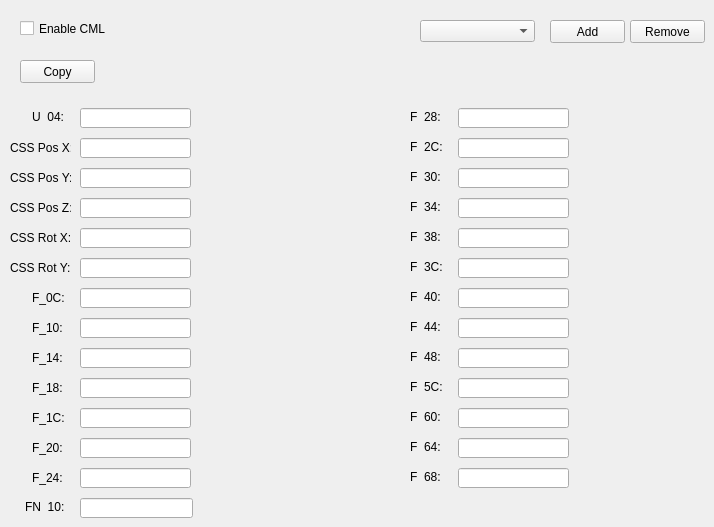
    <widget class="QWidget" name="cmlTab">
     <property name="autoFillBackground">
      <bool>true</bool>
     </property>
     <attribute name="title">
      <string>CML</string>
     </attribute>
     <widget class="QCheckBox" name="cmlCheck">
      <property name="geometry">
       <rect>
        <x>20</x>
        <y>20</y>
        <width>121</width>
        <height>17</height>
       </rect>
      </property>
      <property name="text">
       <string>Enable CML</string>
      </property>
     </widget>
     <widget class="QComboBox" name="cmlCostComboBox">
      <property name="geometry">
       <rect>
        <x>420</x>
        <y>20</y>
        <width>115</width>
        <height>22</height>
       </rect>
      </property>
     </widget>
     <widget class="QPushButton" name="cmlAddButton">
      <property name="geometry">
       <rect>
        <x>550</x>
        <y>20</y>
        <width>75</width>
        <height>23</height>
       </rect>
      </property>
      <property name="text">
       <string>Add</string>
      </property>
     </widget>
     <widget class="QPushButton" name="cmlRemoveButton">
      <property name="geometry">
       <rect>
        <x>630</x>
        <y>20</y>
        <width>75</width>
        <height>23</height>
       </rect>
      </property>
      <property name="text">
       <string>Remove</string>
      </property>
     </widget>
     <widget class="QToolButton" name="cmlCopyButton">
      <property name="geometry">
       <rect>
        <x>20</x>
        <y>60</y>
        <width>75</width>
        <height>23</height>
       </rect>
      </property>
      <property name="text">
       <string>Copy</string>
      </property>
      <property name="popupMode">
       <enum>QToolButton::InstantPopup</enum>
      </property>
      <property name="toolButtonStyle">
       <enum>Qt::ToolButtonTextOnly</enum>
      </property>
     </widget>
     <widget class="QLabel" name="label_91">
      <property name="geometry">
       <rect>
        <x>32</x>
        <y>110</y>
        <width>47</width>
        <height>13</height>
       </rect>
      </property>
      <property name="text">
       <string>U_04:</string>
      </property>
     </widget>
     <widget class="QLabel" name="label_92">
      <property name="geometry">
       <rect>
        <x>10</x>
        <y>140</y>
        <width>61</width>
        <height>16</height>
       </rect>
      </property>
      <property name="text">
       <string>CSS Pos X:</string>
      </property>
     </widget>
     <widget class="QLabel" name="label_93">
      <property name="geometry">
       <rect>
        <x>10</x>
        <y>170</y>
        <width>61</width>
        <height>16</height>
       </rect>
      </property>
      <property name="text">
       <string>CSS Pos Y:</string>
      </property>
     </widget>
     <widget class="QLabel" name="label_94">
      <property name="geometry">
       <rect>
        <x>10</x>
        <y>200</y>
        <width>61</width>
        <height>16</height>
       </rect>
      </property>
      <property name="text">
       <string>CSS Pos Z:</string>
      </property>
     </widget>
     <widget class="QLabel" name="label_95">
      <property name="geometry">
       <rect>
        <x>10</x>
        <y>230</y>
        <width>61</width>
        <height>16</height>
       </rect>
      </property>
      <property name="text">
       <string>CSS Rot X:</string>
      </property>
     </widget>
     <widget class="QLabel" name="label_96">
      <property name="geometry">
       <rect>
        <x>10</x>
        <y>260</y>
        <width>61</width>
        <height>16</height>
       </rect>
      </property>
      <property name="text">
       <string>CSS Rot Y:</string>
      </property>
     </widget>
     <widget class="QLabel" name="label_97">
      <property name="geometry">
       <rect>
        <x>32</x>
        <y>290</y>
        <width>51</width>
        <height>16</height>
       </rect>
      </property>
      <property name="text">
       <string>F_0C:</string>
      </property>
     </widget>
     <widget class="QLabel" name="label_98">
      <property name="geometry">
       <rect>
        <x>32</x>
        <y>320</y>
        <width>51</width>
        <height>16</height>
       </rect>
      </property>
      <property name="text">
       <string>F_10:</string>
      </property>
     </widget>
     <widget class="QLabel" name="label_99">
      <property name="geometry">
       <rect>
        <x>32</x>
        <y>350</y>
        <width>51</width>
        <height>16</height>
       </rect>
      </property>
      <property name="text">
       <string>F_14:</string>
      </property>
     </widget>
     <widget class="QLabel" name="label_100">
      <property name="geometry">
       <rect>
        <x>32</x>
        <y>380</y>
        <width>51</width>
        <height>16</height>
       </rect>
      </property>
      <property name="text">
       <string>F_18:</string>
      </property>
     </widget>
     <widget class="QLabel" name="label_101">
      <property name="geometry">
       <rect>
        <x>32</x>
        <y>410</y>
        <width>41</width>
        <height>16</height>
       </rect>
      </property>
      <property name="text">
       <string>F_1C:</string>
      </property>
     </widget>
     <widget class="QLabel" name="label_102">
      <property name="geometry">
       <rect>
        <x>32</x>
        <y>440</y>
        <width>51</width>
        <height>16</height>
       </rect>
      </property>
      <property name="text">
       <string>F_20:</string>
      </property>
     </widget>
     <widget class="QLabel" name="label_103">
      <property name="geometry">
       <rect>
        <x>32</x>
        <y>470</y>
        <width>51</width>
        <height>16</height>
       </rect>
      </property>
      <property name="text">
       <string>F_24:</string>
      </property>
     </widget>
     <widget class="QLineEdit" name="cmlU04Edit">
      <property name="geometry">
       <rect>
        <x>80</x>
        <y>108</y>
        <width>111</width>
        <height>20</height>
       </rect>
      </property>
     </widget>
     <widget class="QLineEdit" name="cmlPosXEdit">
      <property name="geometry">
       <rect>
        <x>80</x>
        <y>138</y>
        <width>111</width>
        <height>20</height>
       </rect>
      </property>
     </widget>
     <widget class="QLineEdit" name="cmlPosYEdit">
      <property name="geometry">
       <rect>
        <x>80</x>
        <y>168</y>
        <width>111</width>
        <height>20</height>
       </rect>
      </property>
     </widget>
     <widget class="QLineEdit" name="cmlPosZEdit">
      <property name="geometry">
       <rect>
        <x>80</x>
        <y>198</y>
        <width>111</width>
        <height>20</height>
       </rect>
      </property>
     </widget>
     <widget class="QLineEdit" name="cmlRotXEdit">
      <property name="geometry">
       <rect>
        <x>80</x>
        <y>228</y>
        <width>111</width>
        <height>20</height>
       </rect>
      </property>
     </widget>
     <widget class="QLineEdit" name="cmlRotYEdit">
      <property name="geometry">
       <rect>
        <x>80</x>
        <y>258</y>
        <width>111</width>
        <height>20</height>
       </rect>
      </property>
     </widget>
     <widget class="QLineEdit" name="cmlF0CEdit">
      <property name="geometry">
       <rect>
        <x>80</x>
        <y>288</y>
        <width>111</width>
        <height>20</height>
       </rect>
      </property>
     </widget>
     <widget class="QLineEdit" name="cmlF10Edit">
      <property name="geometry">
       <rect>
        <x>80</x>
        <y>318</y>
        <width>111</width>
        <height>20</height>
       </rect>
      </property>
     </widget>
     <widget class="QLineEdit" name="cmlF14Edit">
      <property name="geometry">
       <rect>
        <x>80</x>
        <y>348</y>
        <width>111</width>
        <height>20</height>
       </rect>
      </property>
     </widget>
     <widget class="QLineEdit" name="cmlF18Edit">
      <property name="geometry">
       <rect>
        <x>80</x>
        <y>378</y>
        <width>111</width>
        <height>20</height>
       </rect>
      </property>
     </widget>
     <widget class="QLineEdit" name="cmlF1CEdit">
      <property name="geometry">
       <rect>
        <x>80</x>
        <y>408</y>
        <width>111</width>
        <height>20</height>
       </rect>
      </property>
     </widget>
     <widget class="QLineEdit" name="cmlF20Edit">
      <property name="geometry">
       <rect>
        <x>80</x>
        <y>438</y>
        <width>111</width>
        <height>20</height>
       </rect>
      </property>
     </widget>
     <widget class="QLineEdit" name="cmlF24Edit">
      <property name="geometry">
       <rect>
        <x>80</x>
        <y>468</y>
        <width>111</width>
        <height>20</height>
       </rect>
      </property>
     </widget>
     <widget class="QLabel" name="label_104">
      <property name="geometry">
       <rect>
        <x>410</x>
        <y>110</y>
        <width>47</width>
        <height>13</height>
       </rect>
      </property>
      <property name="text">
       <string>F_28:</string>
      </property>
     </widget>
     <widget class="QLabel" name="label_105">
      <property name="geometry">
       <rect>
        <x>410</x>
        <y>140</y>
        <width>47</width>
        <height>13</height>
       </rect>
      </property>
      <property name="text">
       <string>F_2C:</string>
      </property>
     </widget>
     <widget class="QLabel" name="label_106">
      <property name="geometry">
       <rect>
        <x>410</x>
        <y>170</y>
        <width>47</width>
        <height>13</height>
       </rect>
      </property>
      <property name="text">
       <string>F_30:</string>
      </property>
     </widget>
     <widget class="QLabel" name="label_107">
      <property name="geometry">
       <rect>
        <x>410</x>
        <y>200</y>
        <width>47</width>
        <height>13</height>
       </rect>
      </property>
      <property name="text">
       <string>F_34:</string>
      </property>
     </widget>
     <widget class="QLabel" name="label_108">
      <property name="geometry">
       <rect>
        <x>410</x>
        <y>230</y>
        <width>47</width>
        <height>13</height>
       </rect>
      </property>
      <property name="text">
       <string>F_38:</string>
      </property>
     </widget>
     <widget class="QLabel" name="label_109">
      <property name="geometry">
       <rect>
        <x>410</x>
        <y>260</y>
        <width>47</width>
        <height>13</height>
       </rect>
      </property>
      <property name="text">
       <string>F_3C:</string>
      </property>
     </widget>
     <widget class="QLabel" name="label_110">
      <property name="geometry">
       <rect>
        <x>410</x>
        <y>290</y>
        <width>47</width>
        <height>13</height>
       </rect>
      </property>
      <property name="text">
       <string>F_40:</string>
      </property>
     </widget>
     <widget class="QLabel" name="label_111">
      <property name="geometry">
       <rect>
        <x>410</x>
        <y>320</y>
        <width>47</width>
        <height>13</height>
       </rect>
      </property>
      <property name="text">
       <string>F_44:</string>
      </property>
     </widget>
     <widget class="QLabel" name="label_112">
      <property name="geometry">
       <rect>
        <x>410</x>
        <y>350</y>
        <width>47</width>
        <height>13</height>
       </rect>
      </property>
      <property name="text">
       <string>F_48:</string>
      </property>
     </widget>
     <widget class="QLabel" name="label_113">
      <property name="geometry">
       <rect>
        <x>410</x>
        <y>380</y>
        <width>47</width>
        <height>13</height>
       </rect>
      </property>
      <property name="text">
       <string>F_5C:</string>
      </property>
     </widget>
     <widget class="QLabel" name="label_114">
      <property name="geometry">
       <rect>
        <x>410</x>
        <y>410</y>
        <width>47</width>
        <height>13</height>
       </rect>
      </property>
      <property name="text">
       <string>F_60:</string>
      </property>
     </widget>
     <widget class="QLabel" name="label_115">
      <property name="geometry">
       <rect>
        <x>410</x>
        <y>440</y>
        <width>47</width>
        <height>13</height>
       </rect>
      </property>
      <property name="text">
       <string>F_64:</string>
      </property>
     </widget>
     <widget class="QLabel" name="label_116">
      <property name="geometry">
       <rect>
        <x>410</x>
        <y>470</y>
        <width>47</width>
        <height>13</height>
       </rect>
      </property>
      <property name="text">
       <string>F_68:</string>
      </property>
     </widget>
     <widget class="QLineEdit" name="cmlF28Edit">
      <property name="geometry">
       <rect>
        <x>458</x>
        <y>108</y>
        <width>111</width>
        <height>20</height>
       </rect>
      </property>
     </widget>
     <widget class="QLineEdit" name="cmlF2CEdit">
      <property name="geometry">
       <rect>
        <x>458</x>
        <y>138</y>
        <width>111</width>
        <height>20</height>
       </rect>
      </property>
     </widget>
     <widget class="QLineEdit" name="cmlF30Edit">
      <property name="geometry">
       <rect>
        <x>458</x>
        <y>168</y>
        <width>111</width>
        <height>20</height>
       </rect>
      </property>
     </widget>
     <widget class="QLineEdit" name="cmlF34Edit">
      <property name="geometry">
       <rect>
        <x>458</x>
        <y>198</y>
        <width>111</width>
        <height>20</height>
       </rect>
      </property>
     </widget>
     <widget class="QLineEdit" name="cmlF38Edit">
      <property name="geometry">
       <rect>
        <x>458</x>
        <y>228</y>
        <width>111</width>
        <height>20</height>
       </rect>
      </property>
     </widget>
     <widget class="QLineEdit" name="cmlF3CEdit">
      <property name="geometry">
       <rect>
        <x>458</x>
        <y>258</y>
        <width>111</width>
        <height>20</height>
       </rect>
      </property>
     </widget>
     <widget class="QLineEdit" name="cmlF40Edit">
      <property name="geometry">
       <rect>
        <x>458</x>
        <y>288</y>
        <width>111</width>
        <height>20</height>
       </rect>
      </property>
     </widget>
     <widget class="QLineEdit" name="cmlF44Edit">
      <property name="geometry">
       <rect>
        <x>458</x>
        <y>318</y>
        <width>111</width>
        <height>20</height>
       </rect>
      </property>
     </widget>
     <widget class="QLineEdit" name="cmlF48Edit">
      <property name="geometry">
       <rect>
        <x>458</x>
        <y>348</y>
        <width>111</width>
        <height>20</height>
       </rect>
      </property>
     </widget>
     <widget class="QLineEdit" name="cmlF5CEdit">
      <property name="geometry">
       <rect>
        <x>458</x>
        <y>378</y>
        <width>111</width>
        <height>20</height>
       </rect>
      </property>
     </widget>
     <widget class="QLineEdit" name="cmlF60Edit">
      <property name="geometry">
       <rect>
        <x>458</x>
        <y>408</y>
        <width>111</width>
        <height>20</height>
       </rect>
      </property>
     </widget>
     <widget class="QLineEdit" name="cmlF64Edit">
      <property name="geometry">
       <rect>
        <x>458</x>
        <y>438</y>
        <width>111</width>
        <height>20</height>
       </rect>
      </property>
     </widget>
     <widget class="QLineEdit" name="cmlF68Edit">
      <property name="geometry">
       <rect>
        <x>458</x>
        <y>468</y>
        <width>111</width>
        <height>20</height>
       </rect>
      </property>
     </widget>
     <widget class="QLabel" name="label_144">
      <property name="geometry">
       <rect>
        <x>25</x>
        <y>500</y>
        <width>47</width>
        <height>13</height>
       </rect>
      </property>
      <property name="text">
       <string>FN_10:</string>
      </property>
     </widget>
     <widget class="QLineEdit" name="cmlFN10Edit">
      <property name="geometry">
       <rect>
        <x>80</x>
        <y>498</y>
        <width>113</width>
        <height>20</height>
       </rect>
      </property>
     </widget>
    </widget>
